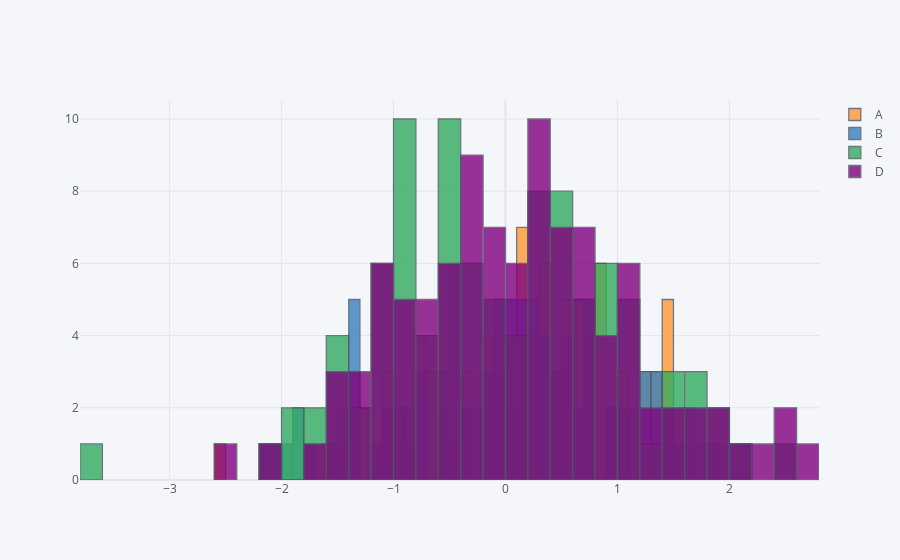

Here is the notebook cell this chart was saved with:
### Code cell
df1.iplot(kind = 'hist' , bins = 50 )
